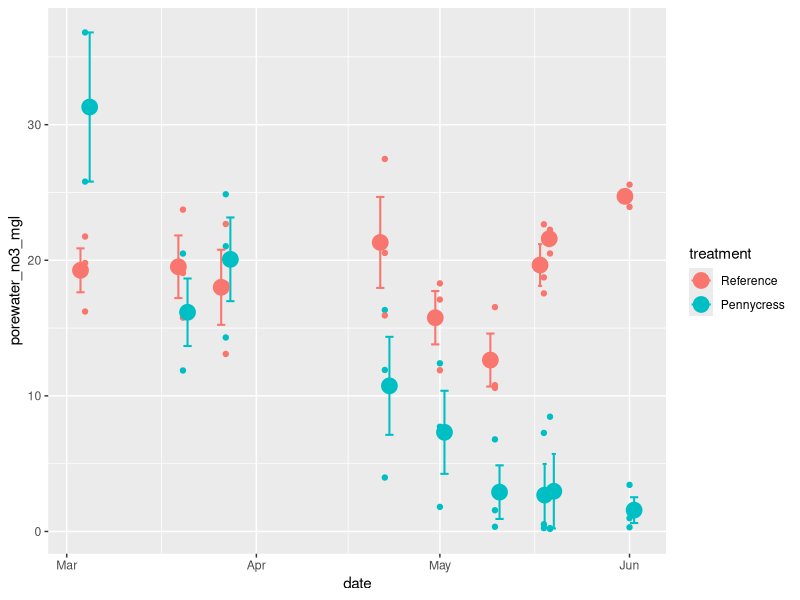
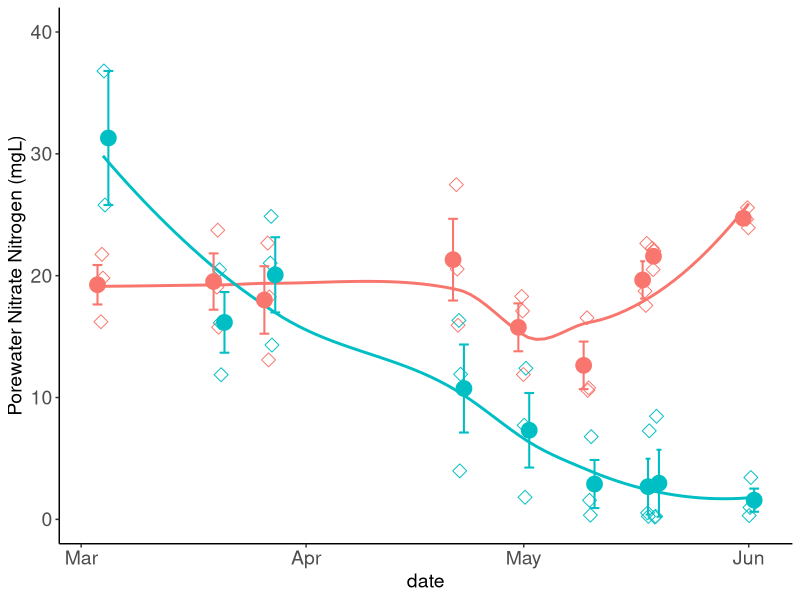
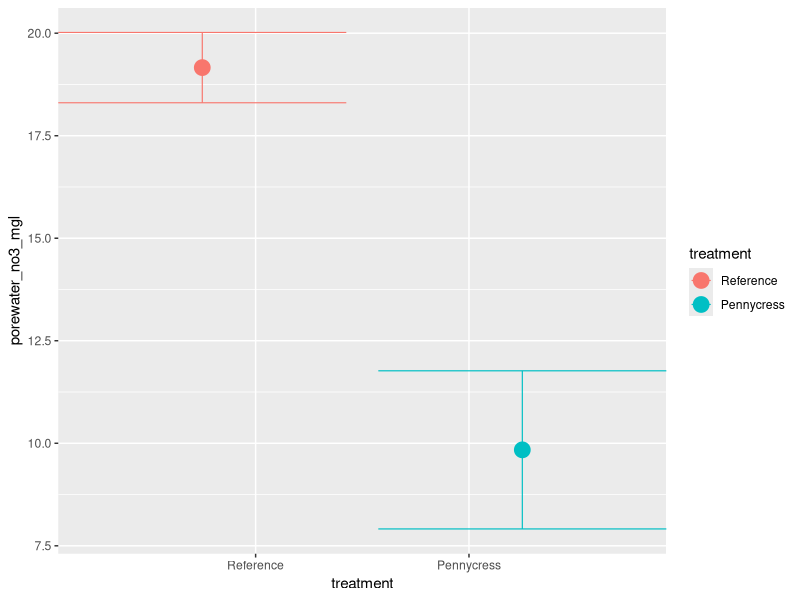
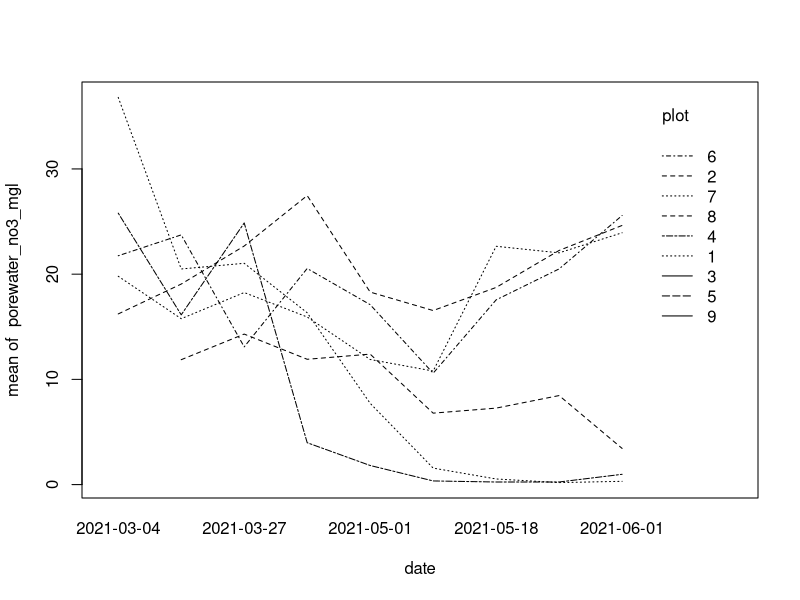
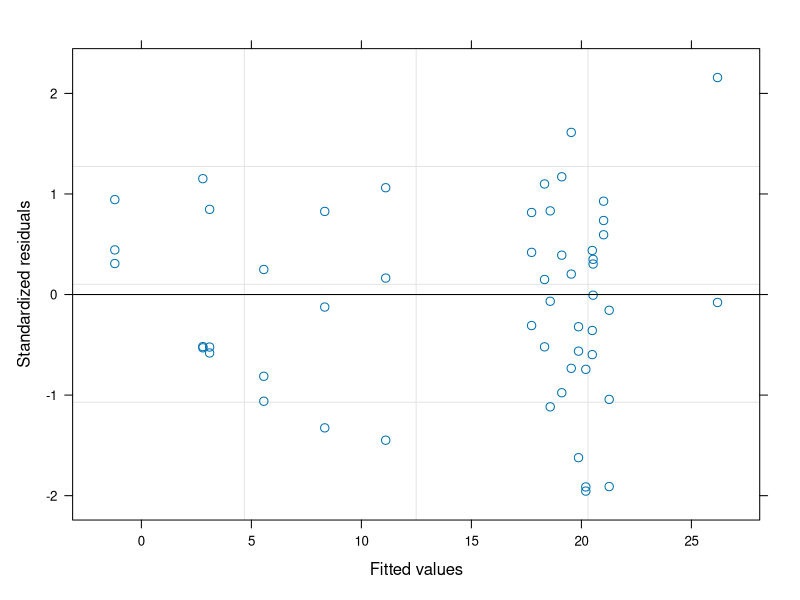
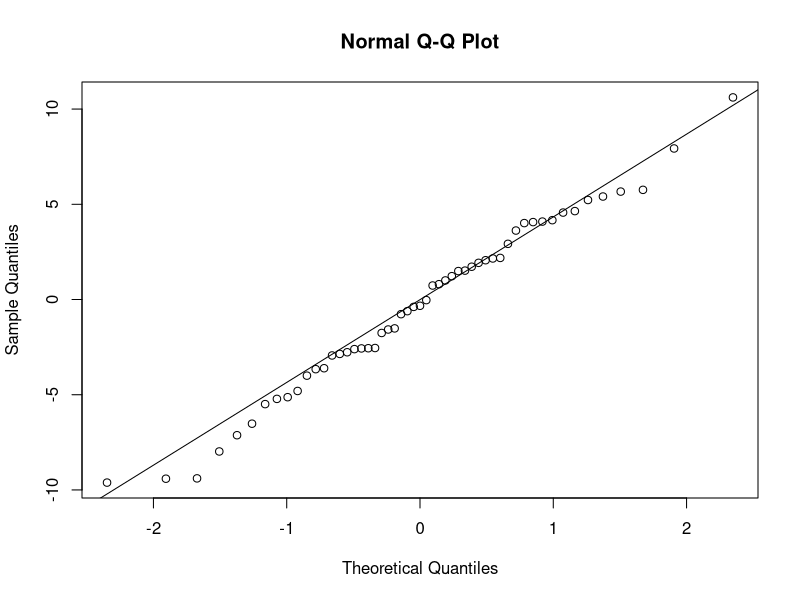

Reproduce these figures in R, in order. (Note: this script raises an error after producing the figures.)
# LOAD LIBRARIES ----
library(readxl)
library(effects)
library(tidyverse) 
library(car)
library(multcompView)
library(nlme)
library(emmeans)
library(multcomp)
library(lubridate)
library(broom)
library(tidyr)

# # # # # # # # # # # # # # # # # # # # # # # # # # # # # # # # # # # # # # # # # # # # # # # # #
#  SOIL POREWATER ANALYSIS REMOVING THE EFFECT OF PC+N DUE TO APPLICATION ISSUES CAUSING HUGE SE----
# # # # # # # # # # # # # # # # # # # # # # # # # # # # # # # # # # # # # # # # # # # # # # # # #

# Results:
# Reject the null hypothesis,  t-ratio=4.7, df=4, p-value=0.009
# There is a difference between pc and reference
# treatment   emmean   SE  df   lower.CL  upper.CL
# Reference    19.6   1.38  5    16.07     23.2
# Pennycress   10.4   1.40  4     6.51     14.3

# No significant block effect 
# Pennycress reduces N in soil porewater by almost 50% 




# READ IN THE DATA ----
no3.df <- read_excel("Data/Lysimeter/combined lysimiter pore water.xlsx")

# DATA MUTATIONS ----
# Create treatment columns
no3.df <- no3.df %>% 
  mutate(treatment = case_when(
    plot == 1 ~ "Pennycress",
    plot == 2 ~ "Reference",
    plot == 3 ~ "Pennycress_N",
    plot == 4 ~ "Pennycress",
    plot == 5 ~ "Pennycress_N",
    plot == 6 ~ "Reference",
    plot == 7 ~ "Reference",
    plot == 8 ~ "Pennycress",
    plot == 9 ~ "Pennycress_N"
  )) 

# create month and year column
no3.df <- no3.df %>% 
  mutate(year = year(date),
         month = month(date))

# remove and arrange stuff
no3.df <- no3.df %>% 
  filter(type =="lysimeter") %>% 
  filter(year != 2020 & month >= 3) %>% 
  arrange(month, treatment, plot, block) 

# make factors
no3.df <- no3.df %>% 
  mutate( 
    treatment = as.factor(treatment),
    plot=as.factor(plot),
    month=as.factor(month),
    date = as_date(date),
    treatment = as.factor(treatment),
    block = as.factor(block)
  ) 

# reorder factors
no3.df <- no3.df %>% 
  mutate(treatment = fct_relevel(treatment, "Reference", "Pennycress", "Pennycress_N" )) 

# summarize as means
no3.df <- no3.df %>% 
  ungroup() %>% 
  group_by(date, plot, treatment, block) %>% 
  summarize (
    porewater_no3_mgl = mean(porewater_no3_mgl, na.rm=TRUE),
    porewater_nh3_mgl = mean(porewater_nh3_mgl, na.rm=TRUE),
    porewater_drp_ugl = mean(porewater_drp_ugl, na.rm=TRUE),
  ) %>% 
  arrange(date, plot)

# remove pc+n treatment
no3.df <- no3.df %>%
  filter(treatment != "Pennycress_N")

# # # # # # # # # # # # # # # # # # # # # # # # # # # # # # # # # # # # # # # # # # # # # # # # #
#  PLOTTING ----
# # # # # # # # # # # # # # # # # # # # # # # # # # # # # # # # # # # # # # # # # # # # # # # # #

no3.df %>% 
  ggplot(aes(date, porewater_no3_mgl, color=treatment)) +
  geom_point() +
  stat_summary(
    fun.data = mean_se, na.rm = TRUE, geom = "errorbar", width = 3, size=.7,
    position = position_dodge2(width = 3)) +
  stat_summary(
    fun=mean, na.rm = TRUE, geom = "point", size = 5,
    position = position_dodge2(width = 3))

# ME MAKE PLOT ---
smooth.plot <- ggplot(data = no3.df, mapping = aes(x = date, y = porewater_no3_mgl, color = treatment)) +
  geom_smooth(se = FALSE) +
  geom_point(size = 3, position = position_dodge2(width = 0.7), shape = 5) +
  stat_summary(
    fun.data = mean_se, na.rm = TRUE, geom = "errorbar", width = 3, size = 0.7,
    position = position_dodge2(width = 3)) +
  stat_summary(
    fun = mean, na.rm = TRUE, geom = "point", size = 5, 
    position = position_dodge2(width = 3)) +
  scale_y_continuous(limits = c(0,40)) +
  labs(y = "Porewater Nitrate Nitrogen (mgL)") + theme(axis.line = element_line(linetype = "solid"),
    axis.title = element_text(size = 14),
    axis.text = element_text(size = 14),
    plot.title = element_text(size = 14),
    panel.background = element_rect(fill = NA)) + theme(legend.key = element_rect(fill = NA),
    legend.background = element_rect(fill = NA), 
    legend.position = "NULL")
smooth.plot

ggplot(data = no3.df, mapping = aes(x = treatment, y = porewater_no3_mgl, color = treatment)) +
  stat_summary(
    fun.data = mean_se, na.rm = TRUE, geom = "errorbar", width = 3, size = 0.4,
    position = position_dodge2(width = 3)) +
  stat_summary(
    fun = mean, na.rm = TRUE, geom = "point", size = 5, 
    position = position_dodge2(width = 3))


# my brain broke at this one
# EFFECT OF BLOCK ----
with(no3.df, interaction.plot(date, plot, porewater_no3_mgl))

# # # # # # # # # # # # # # # # # # # # # # # # # # # # # # # # # # # # # # # # # # # # # # # # #
#  STATISTICAL ANALYSIS ----
# # # # # # # # # # # # # # # # # # # # # # # # # # # # # # # # # # # # # # # # # # # # # # # # #

# create linear model
lme_fitno3.block <- lme(fixed = porewater_no3_mgl ~  treatment * date ,  
                        random = ~ 1 | plot/block, 
                        method='REML',
                        corr = corAR1( form= ~1 | plot/block),
                        data = no3.df)
# equal variance
plot(lme_fitno3.block)

# normality
qqnorm(resid(lme_fitno3.block))
qqline(resid(lme_fitno3.block))

# analysis
Anova(lme_fitno3.block, type="III")

# without block
lme_fitno3.noblock <- lme(fixed = porewater_no3_mgl ~  treatment * date ,  
                        random = ~ 1 | plot, 
                        method='REML',
                        corr = corAR1( form= ~1 | plot),
                        data = no3.df)
Anova(lme_fitno3.noblock, type = "3")

# no effect of block, just gonna leave it in to be safe

# treatment effects
emmeans(lme_fitno3.block, pairwise ~ treatment, adjust="bonferroni")

marginal = emmeans(lme_fitno3.block, 
                   ~ treatment*date)

plot(marginal, comparisons = TRUE)

# treatment by date interaction 
emminteraction = emmeans(lme_fitno3.block, 
                         pairwise ~ treatment*date,
                         adjust="bonferroni",
                         alpha=0.5)
emminteraction$contrasts

# # # # # # # # # # # # # # # # # # # # # # # # # # # # # # # # # # # # # # # # # # # # # # # # #
# FINAL PLOT ----
# # # # # # # # # # # # # # # # # # # # # # # # # # # # # # # # # # # # # # # # # # # # # # # # #

no3_lsmeans.df <- as.data.frame(lsmeans(lme_fitno3.block, eff ~ treatment*date)$lsmeans)

# The final Plot -----
no3_lsmeans.df %>% 
  ggplot(aes(date, lsmean, color=treatment, group=treatment)) +
  geom_point() +
  geom_line() +
  geom_errorbar(aes(ymin = lsmean-SE, ymax = lsmean+SE), 
                stat="identity", width = 0.2) 

no3_lsmeans.df %>% 
  ggplot(aes(date, lsmean, color=treatment, group=treatment)) +
  geom_point() +
  geom_line() +
  geom_pointrange(aes(ymin = lower.CL,
                      ymax = upper.CL))

  ggplot(data = all_data, mapping = aes(x = Condition, y = Support)) +
  stat_summary(
    fun.data = mean_se, na.rm = TRUE, geom = "errorbar", width = .3, size=.7) +
  stat_summary(
    fun=mean, na.rm = TRUE, geom = "point", size = 5)


season.plot <- no3.df %>% 
  ggplot(aes(treatment, porewater_no3_mgl, color=treatment)) +
  stat_summary(
    fun.data = mean_se, na.rm = TRUE, geom = "errorbar", width = .3, size=.7) +
  stat_summary(
    fun=mean, na.rm = TRUE, geom = "point", size = 5) +
  expand_limits(y=0) + theme(axis.line = element_line(linetype = "solid"),
    panel.background = element_rect(fill = NA)) +labs(y = "Soil Porewater No3(mg/L)", colour = "treatment") +
  labs(x = "") +
  scale_y_continuous(limits = c(0,40)) +
  annotate("text", x = "Reference", y = 16, label = "A", size = 7) +
  annotate("text", x = "Pennycress", y = 6, label = "B", size = 7) + 
  labs(y = "Porewater Nitrate Nitrogen (mgL)") +
  theme(axis.title = element_text(size = 15),
    axis.text = element_text(size = 14),
    axis.text.x = element_text(size = 14),
    plot.title = element_text(size = 16),
    legend.text = element_text(size = 14),
    legend.title = element_text(size = 14),
    legend.key = element_rect(fill = NA),
    legend.background = element_rect(fill = NA))
season.plot
no3.df %>% 
  ggplot(aes(treatment, porewater_no3_mgl, color=treatment)) + 
  geom_blank() + 
  theme(axis.line = element_line(linetype = "solid"),
        panel.background = element_rect(fill = NA)) +
  labs(y = "Soil Porewater No3(mg/L)", colour = "Treatment") +
  labs(x = "Treatment")

# patchwork ----
library(patchwork)
smooth.plot + season.plot

full.plot <- smooth.plot + season.plot +
  plot_layout(ncol=2, guides = "collect", widths = c(4,1)) + theme(axis.title.y = element_blank(), 
                                                  axis.text.y = element_blank(),
                                                  axis.line.y = element_blank(),
                                                  axis.ticks.y = element_blank(),
                                                  axis.text.x = element_blank()
                                                  )
                                                  
full.plot
ggsave(filename = "Figures/Porewater Final Plot.pdf", full.plot,
       width = 7, height = 7, units = "in")

ggsave(filename = "Figures/Nitrate EMM.pdf", no3n_emm.plot,
       width = 9, height = 7, units = "in")
